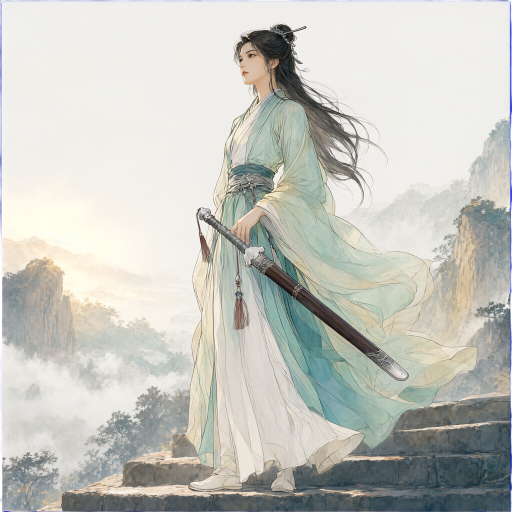
#> input picture apps/backend/comfyui/input_seed/daojie-ref-1003.png, 1024 x 1024 px (shown at 1/2 size); the run also reads 1 picture not shown here
$ python qi21_r26_pixel_diff_0924.py ../../backend/comfyui/input_seed/daojie-ref-1003.png ../../backend/comfyui/input_seed/transparent_ref.png out.png
#> lines starting #> are read from the running program, lines starting #| are printed output that depends on the picture
#!/usr/bin/env python3
"""R26.4 开/关差分·像素带对账(0924;引擎 venv PIL;文件级,禁视觉读图)。

A=开态 4 步(LoRA=true) ~/Downloads/q21-final-0924/r26/r26-t2i-on-seed0-4step.png
B=关态 4 步(LoRA=false,差分实验件) /tmp/r26-disc-4step-off.png
同 seed=0 同 steps=4 唯一变量=LoRA 开关。
判据:16 横带 RGB 均值差 + 全图平均绝对差(AAD,0-255):
  AAD ≥ 1.0 → A≠B → LoRA 真加载生效(权重改变采样轨迹);
  AAD < 0.01 → 逐像素同 → LoRA 静默 no-op(硬红)。
用法: "<comfy-home>/venv/bin/python" qi21_r26_pixel_diff_0924.py <A.png> <B.png> <out.json>
"""
from __future__ import annotations

import json
import sys
from pathlib import Path

from PIL import Image

A = Path(sys.argv[1])
B = Path(sys.argv[2])
OUT = Path(sys.argv[3]) if len(sys.argv) > 3 else None
BANDS = 16


def bands(img: Image.Image) -> list[list[float]]:
    g = img.convert("RGB")
    w, h = g.size
    out = []
    step = h // BANDS
    px = g.load()
    for bi in range(BANDS):
        y0, y1 = bi * step, (bi + 1) * step if bi < BANDS - 1 else h
        acc = [0.0, 0.0, 0.0]
        n = (y1 - y0) * w
        for y in range(y0, y1, 4):          # 行抽样 1/4(统计口径足够)
            for x in range(0, w, 4):
                p = px[x, y]
                acc[0] += p[0]; acc[1] += p[1]; acc[2] += p[2]
            # 按抽样行数折算
        rows = len(range(y0, y1, 4))
        cols = len(range(0, w, 4))
        m = rows * cols
        out.append([round(a / m, 3) for a in acc])
    return out


def aad(a: Image.Image, b: Image.Image) -> dict:
    ga, gb = a.convert("RGB").resize((228, 304), Image.NEAREST), b.convert("RGB").resize((228, 304), Image.NEAREST)
    pa, pb = ga.load(), gb.load()
    tot = maxd = 0.0
    cnt = 0
    for y in range(304):
        for x in range(228):
            d = abs(pa[x, y][0] - pb[x, y][0]) + abs(pa[x, y][1] - pb[x, y][1]) + abs(pa[x, y][2] - pb[x, y][2])
            tot += d / 3
            maxd = max(maxd, d / 3)
            cnt += 1
    return {"aad": round(tot / cnt, 4), "max_band_diff_px": round(maxd, 1)}


def main() -> int:
    ia, ib = Image.open(A), Image.open(B)
#> ia is the input picture: PIL image 1024x1024 RGBA; mean R, G, B, A 195.6, 196.2, 190.3, 252.7
    ba, bb = bands(ia), bands(ib)
#> after the loop in bands, `for bi in range(BANDS):`: out = 16 items, first 6: [222.1, 220.8, 226.6], [221.5, 219.8, 216.4], [226.2, 223.6, 219.3], [221.5, 221.2, 217], [218.4, 218.8, 213.6], [216.2, 216.1, 209.6]
#> in bands (call 2), `g = img.convert("RGB")`: g: PIL image 1024x1024 RGB; every value is 0
#> ba has the same summary as out in bands; bb = [[0, 0, 0], [0, 0, 0], [0, 0, 0], [0, 0, 0], [0, 0, 0], [0, 0, 0], [0, 0, 0], [0, 0, 0], [0, 0, 0], [0, 0, 0], [0, 0, 0], [0, 0, 0], [0, 0, 0], [0, 0, 0], [0, 0, 0], [0, 0, 0]]
    band_diffs = [[round(bb[i][c] - ba[i][c], 3) for c in range(3)] for i in range(BANDS)]
#> band_diffs = 16 items, first 6: [-222.1, -220.8, -226.6], [-221.5, -219.8, -216.4], [-226.2, -223.6, -219.3], [-221.5, -221.2, -217], [-218.4, -218.8, -213.6], [-216.2, -216.1, -209.6]
    flat = [abs(v) for row in band_diffs for v in row]
#> flat = 48 values, max 226.6 at index 2, min 111 at index 45, mean 194.6
    res = {
        "a": str(A), "b": str(B),
        "size_a": list(ia.size), "size_b": list(ib.size),
        "band_mean_diff_max": max(flat),
        "band_mean_diff_avg": round(sum(flat) / len(flat), 4),
        "pixel_aad": aad(ia, ib),
        "verdict_hint": None,
    }
#> in aad, `ga, gb = a.convert("RGB").resize((228, 304), Image.NEAREST), b.convert..`:
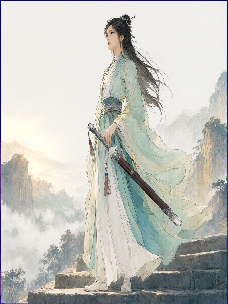
#> ga: PIL image 228x304 RGB; mean R, G, B 195.3, 195.8, 190.3
#> in aad, `ga, gb = a.convert("RGB").resize((228, 304), Image.NEAREST), b.convert..`: gb: PIL image 228x304 RGB; every value is 0
#> after the loop in aad, `for y in range(304):`: cnt = 69312; tot = 13433334.3
    ad = res["pixel_aad"]["aad"]
#> ad = 193.8
    res["verdict_hint"] = (
        "A≠B → LoRA 真加载生效" if ad >= 1.0 else
        ("A≡B 逐像素级同 → LoRA 静默 no-op(硬红)" if ad < 0.01 else "弱差(边际态,人工判读数值)")
    )
    print(json.dumps(res, ensure_ascii=False, indent=2))
#> (printed output is left out)
    if OUT:
        OUT.parent.mkdir(parents=True, exist_ok=True)
        OUT.write_text(json.dumps(res, ensure_ascii=False, indent=2), encoding="utf-8")
    return 0


if __name__ == "__main__":
    raise SystemExit(main())
#> (the program exits here)
